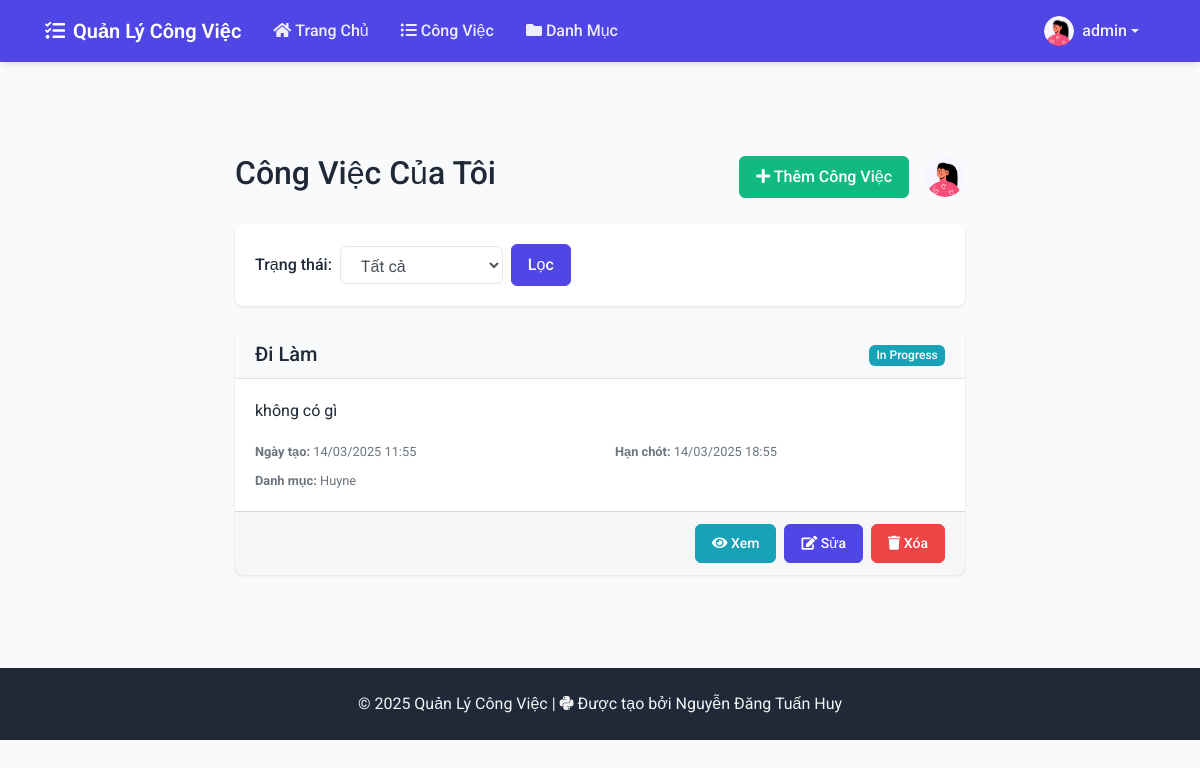
Before: /tasks/ (signed in) with the older database file.
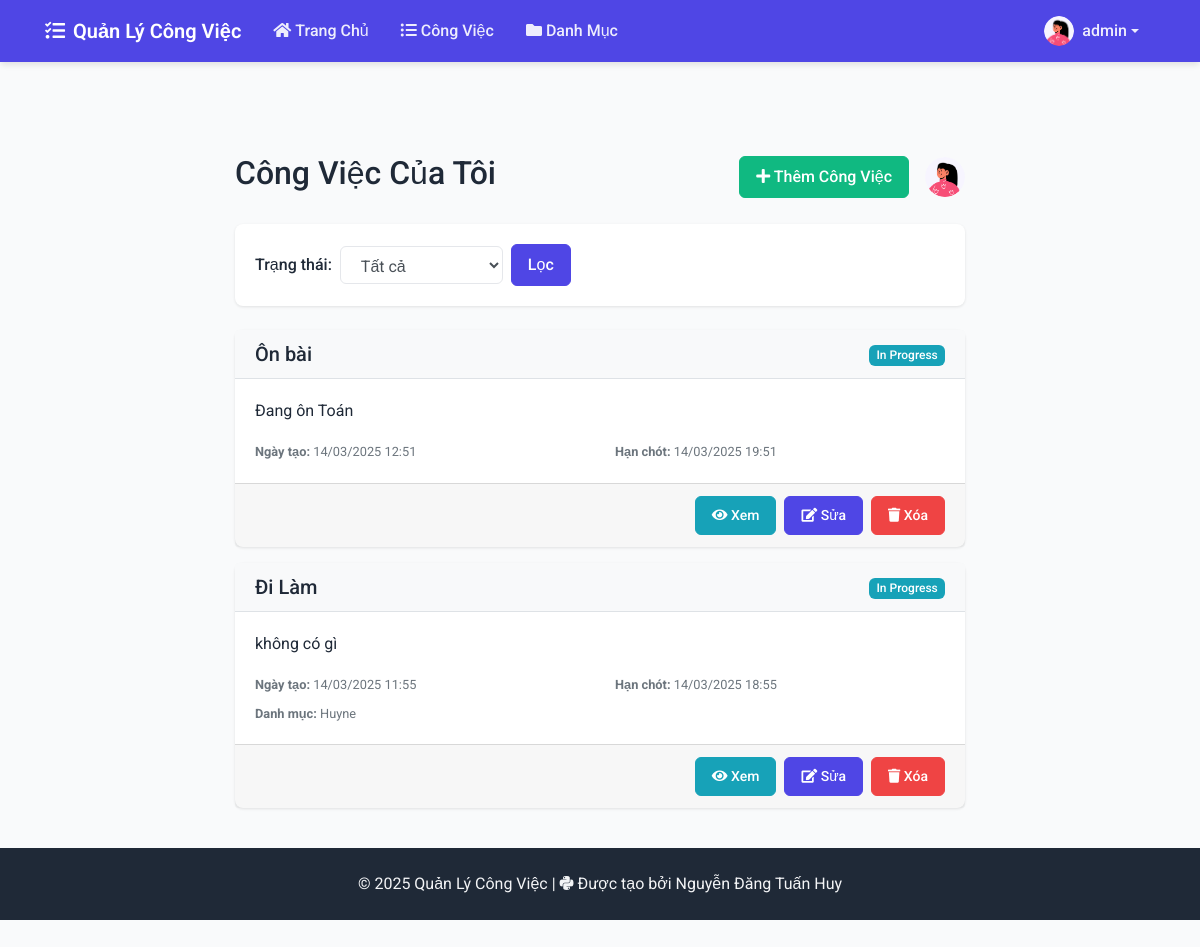
After: the same page with the newer database file.
### tasks/models.py (models this page shows, shortened)
class Task(models.Model):
    STATUS_CHOICES = [
        ('pending', 'Pending'),
        ('in_progress', 'In Progress'),
        ('completed', 'Completed'),
        ('cancelled', 'Cancelled'),
    ]
    title = models.CharField(max_length=200)
    description = models.TextField(blank=True, null=True)
    status = models.CharField(max_length=20, choices=STATUS_CHOICES, default='pending')
    user = models.ForeignKey(User, on_delete=models.CASCADE, related_name='tasks')
    category = models.ForeignKey(Category, on_delete=models.SET_NULL, null=True, blank=True)
    created = models.DateTimeField(auto_now_add=True)
    deadline = models.DateTimeField(null=True, blank=True)
    finished = models.DateTimeField(null=True, blank=True)
    def is_overdue(self):
        if self.deadline and self.status in ['pending', 'in_progress']:
            return timezone.now() > self.deadline
        return False

class Category(models.Model):
    name = models.CharField(max_length=100)
    description = models.TextField(blank=True, null=True)
    user = models.ForeignKey(User, on_delete=models.CASCADE)
    class Meta:
        verbose_name_plural = "Categories"

### tasks/views.py (the view)
# urls.py: path('tasks/', TaskListView.as_view(), name='task-list'),
class TaskListView(LoginRequiredMixin, ListView):
    model = Task
    template_name = 'tasks/task_list.html'
    context_object_name = 'tasks'
    def get_queryset(self):
        return Task.objects.filter(user=self.request.user).order_by('-created')
    def get_context_data(self, **kwargs):
        context = super().get_context_data(**kwargs)
        context['overdue_tasks_count'] = self.request.user.profile.overdue_tasks_count()
        return context

### tasks/context_processors.py (called while the page is built)
def overdue_tasks_count(request):
    if request.user.is_authenticated:
        count = Task.objects.filter(
            user=request.user,
            deadline__lt=timezone.now(),
            status__in=['pending', 'in_progress']
        ).count()
        return {'overdue_tasks_count': count}
    return {'overdue_tasks_count': 0}

### tasks/models.py (called while the page is built)
    def overdue_tasks_count(self):
        return Task.objects.filter(
            user=self.user,
            status__in=['pending', 'in_progress'],
            deadline__lt=timezone.now()
        ).count()

### tasks/templates/tasks/task_list.html (shortened to what the changed rows need)
{% extends 'tasks/base.html' %}
{% block content %}
<div class="container mt-4">
    <div class="row justify-content-center">
        <div class="col-md-8">
            <div class="d-flex justify-content-between align-items-center mb-4">
                <h2>Công Việc Của Tôi</h2>
            </div>
            {% if tasks %}
                {% for task in tasks %}
                <div class="card mb-3 {% if task.is_overdue %}border-danger{% endif %}">
                    <div class="card-header d-flex justify-content-between align-items-center">
                        <h5 class="mb-0">{{ task.title }}</h5>
                        <div>
                            <span class="badge
                                {% if task.status == 'pending' %}badge-warning
                                {% elif task.status == 'in_progress' %}badge-info
                                {% elif task.status == 'completed' %}badge-success
                                {% else %}badge-secondary
                                {% endif %}">
                                {{ task.get_status_display }}
                            </span>
                        </div>
                    </div>
                    <div class="card-body">
                        <p>{{ task.description|truncatechars:150 }}</p>
                        <div class="row">
                            <div class="col-md-6">
                                <small class="text-muted">
                                    <strong>Ngày tạo:</strong> {{ task.created|date:"d/m/Y H:i" }}
                                </small>
                            </div>
                            <div class="col-md-6">
                                <small class="text-muted">
                                    <strong>Hạn chót:</strong>
                                    {% if task.deadline %}
                                        {{ task.deadline|date:"d/m/Y H:i" }}
                                    {% else %}
                                        Chưa đặt
                                    {% endif %}
                                </small>
                            </div>
                        </div>
                        {% if task.category %}
                        <small class="text-muted d-block mt-2">
                            <strong>Danh mục:</strong> {{ task.category.name }}
                        </small>
                        {% endif %}
                    </div>
                    <div class="card-footer d-flex justify-content-end">
                        <a href="{% url 'task-detail' task.id %}" class="btn btn-sm btn-info mr-2">
                            <i class="fas fa-eye"></i> Xem
                        </a>
                        <a href="{% url 'task-update' task.id %}" class="btn btn-sm btn-primary mr-2">
                            <i class="fas fa-edit"></i> Sửa
                        </a>
                        <a href="{% url 'task-delete' task.id %}" class="btn btn-sm btn-danger">
                            <i class="fas fa-trash"></i> Xóa
                        </a>
                    </div>
                </div>
                {% endfor %}
            {% else %}
                <div class="alert alert-info">
                    <h4 class="alert-heading">Không tìm thấy công việc nào!</h4>
                    <p>Bạn chưa tạo công việc nào. Nhấn nút "Thêm Công Việc" để bắt đầu.</p>
                </div>
            {% endif %}
        </div>
    </div>
</div>
{% endblock %}

Changed rows visible on the page:
added Task: title "Ôn bài", status "In Progress", description "Đang ôn Toán", created "14/03/2025 12:51", deadline "14/03/2025 19:51"
